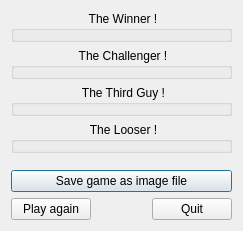
<?xml version="1.0" encoding="UTF-8"?>
<ui version="4.0">
 <class>Game_Results</class>
 <widget class="QDialog" name="Game_Results">
  <property name="geometry">
   <rect>
    <x>0</x>
    <y>0</y>
    <width>243</width>
    <height>231</height>
   </rect>
  </property>
  <property name="windowTitle">
   <string>Game results</string>
  </property>
  <property name="styleSheet">
   <string notr="true">QGroupBox::title { 
	subcontrol-origin: padding; 
	subcontrol-position: top center;
	margin-top: 0.25em;
	font-style: italic;
}</string>
  </property>
  <layout class="QVBoxLayout" name="verticalLayout">
   <item>
    <widget class="Bloqus::Gui::Player_Result" name="winner_box">
     <property name="title">
      <string>The Winner !</string>
     </property>
    </widget>
   </item>
   <item>
    <widget class="Bloqus::Gui::Player_Result" name="challenger_box">
     <property name="title">
      <string>The Challenger !</string>
     </property>
    </widget>
   </item>
   <item>
    <widget class="Bloqus::Gui::Player_Result" name="third_box">
     <property name="title">
      <string>The Third Guy !</string>
     </property>
    </widget>
   </item>
   <item>
    <widget class="Bloqus::Gui::Player_Result" name="looser_box">
     <property name="title">
      <string>The Looser !</string>
     </property>
    </widget>
   </item>
   <item>
    <spacer name="verticalSpacer">
     <property name="orientation">
      <enum>Qt::Vertical</enum>
     </property>
     <property name="sizeHint" stdset="0">
      <size>
       <width>20</width>
       <height>0</height>
      </size>
     </property>
    </spacer>
   </item>
   <item>
    <widget class="QPushButton" name="bt_save_game">
     <property name="text">
      <string>Save game as image file</string>
     </property>
    </widget>
   </item>
   <item>
    <layout class="QHBoxLayout" name="horizontalLayout_5">
     <item>
      <widget class="QPushButton" name="pushButton_2">
       <property name="text">
        <string>Play again</string>
       </property>
      </widget>
     </item>
     <item>
      <spacer name="horizontalSpacer">
       <property name="orientation">
        <enum>Qt::Horizontal</enum>
       </property>
       <property name="sizeHint" stdset="0">
        <size>
         <width>40</width>
         <height>20</height>
        </size>
       </property>
      </spacer>
     </item>
     <item>
      <widget class="QPushButton" name="pushButton_3">
       <property name="text">
        <string>Quit</string>
       </property>
      </widget>
     </item>
    </layout>
   </item>
  </layout>
 </widget>
 <customwidgets>
  <customwidget>
   <class>Bloqus::Gui::Player_Result</class>
   <extends>QGroupBox</extends>
   <header>player_result.h</header>
   <container>1</container>
  </customwidget>
 </customwidgets>
 <resources/>
 <connections>
  <connection>
   <sender>pushButton_2</sender>
   <signal>clicked()</signal>
   <receiver>Game_Results</receiver>
   <slot>accept()</slot>
   <hints>
    <hint type="sourcelabel">
     <x>39</x>
     <y>162</y>
    </hint>
    <hint type="destinationlabel">
     <x>11</x>
     <y>126</y>
    </hint>
   </hints>
  </connection>
  <connection>
   <sender>pushButton_3</sender>
   <signal>clicked()</signal>
   <receiver>Game_Results</receiver>
   <slot>reject()</slot>
   <hints>
    <hint type="sourcelabel">
     <x>181</x>
     <y>159</y>
    </hint>
    <hint type="destinationlabel">
     <x>203</x>
     <y>128</y>
    </hint>
   </hints>
  </connection>
 </connections>
</ui>
